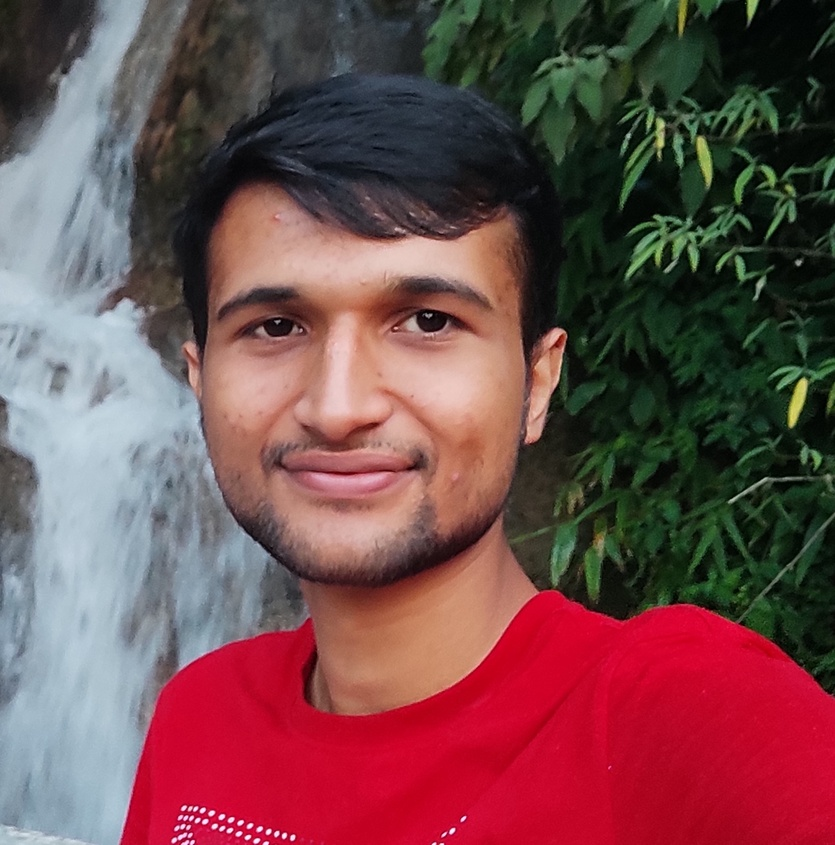
#> input picture python/ph.jpg, 835 x 845 px, shrunk from 2050 x 2074 before the run, found by its file name
$ python comvis3.py
#> lines starting #> are read from the running program, lines starting #| are printed output that depends on the picture
import numpy as np
import cv2

img=cv2.imread('c:/Users/Lenovo/Desktop/cpp/python/ph.jpg',cv2.IMREAD_COLOR)
#> img is the input picture: shape (845, 835, 3); mean B, G, R 77, 74.9, 114.6

cv2.rectangle(img,(0,0),(150,150),(255,255,255),15 )
cv2.circle(img,(150,63),55,(45,0,66),-1)
#cv2.line(img,(0,0),(150,150),(255,255,255),15 )
pts=np.array([[10,5],[20,30],[70,20]],np.int32)
#pts=pts.reshape((-1,0,1))
cv2.polylines(img,[pts],True,(0,255,255),1)
#> img: shape (845, 835, 3); mean B, G, R 77.6, 74.9, 115.5

font=cv2.FONT_HERSHEY_SIMPLEX
cv2.putText(img,'OpenCV Tuts!',(0,130),font,18,(12,56,88),2,cv2.LINE_AA)
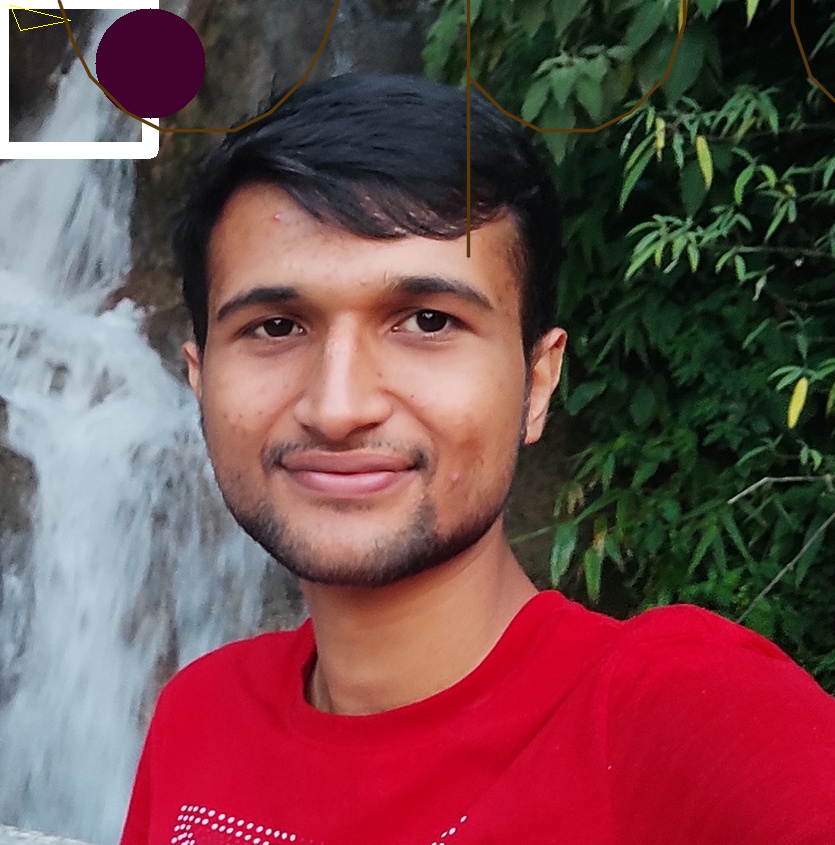
#> img: shape (845, 835, 3); mean B, G, R 77.4, 74.9, 115.7

cv2.imshow('image',img)
cv2.waitKey(0)
cv2.destroyAllWindows()

$ run again, with python/temp2.jpg copied over python/ph.jpg
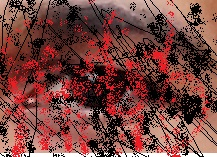
#> input picture python/temp2.jpg, 217 x 157 px, found by its file name
#> img is the input picture: shape (157, 217, 3); mean B, G, R 63.4, 67.7, 118
#> `cv2.rectangle(img,(0,0),(150,150),(255,255,255),15 )`:
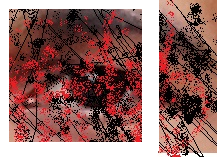
#> img: shape (157, 217, 3); mean B, G, R 100.1, 103.4, 144.8
#> `cv2.putText(img,'OpenCV Tuts!',(0,130),font,18,(12,56,88),2,cv2.LINE_AA)`:
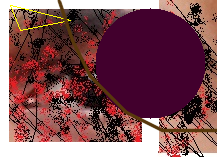
#> img: shape (157, 217, 3); mean B, G, R 86.1, 78.4, 126.2
